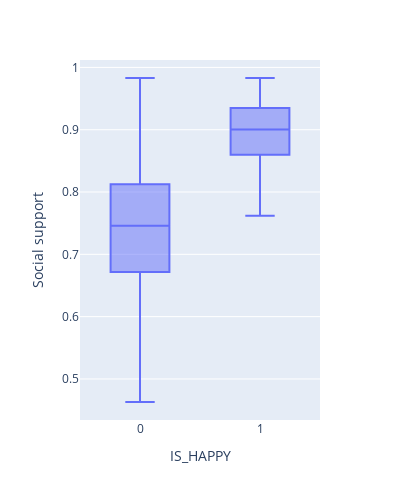

Notebook cell for this chart:
### Code cell
# Box Plot of IS_HAPPY and Social support
fig = px.box(happiness_df, x="IS_HAPPY", y="Social support", width=400, height=500
            )
fig.show()

### Figure 1 — Plotly figure (JSON) as saved in the notebook; plotly's stock layout.template omitted (floating-point values rounded to 4 significant figures; data arrays with more than 128 entries replaced by an {"elided": "..."} marker saying what was removed)
{"data": [{"alignmentgroup": "True", "hovertemplate": "IS_HAPPY=%{x}<br>Social support=%{y}<extra></extra>", "legendgroup": "", "marker": {"color": "#636efa"}, "name": "", "notched": false, "offsetgroup": "", "orientation": "v", "showlegend": false, "type": "box", "x": {"elided": "145 int values"}, "x0": " ", "xaxis": "x", "y": {"elided": "145 float values"}, "y0": " ", "yaxis": "y"}], "layout": {"boxmode": "group", "height": 500, "legend": {"tracegroupgap": 0}, "margin": {"t": 60}, "width": 400, "xaxis": {"anchor": "y", "domain": [0, 1], "title": {"text": "IS_HAPPY"}}, "yaxis": {"anchor": "x", "domain": [0, 1], "title": {"text": "Social support"}}}}
